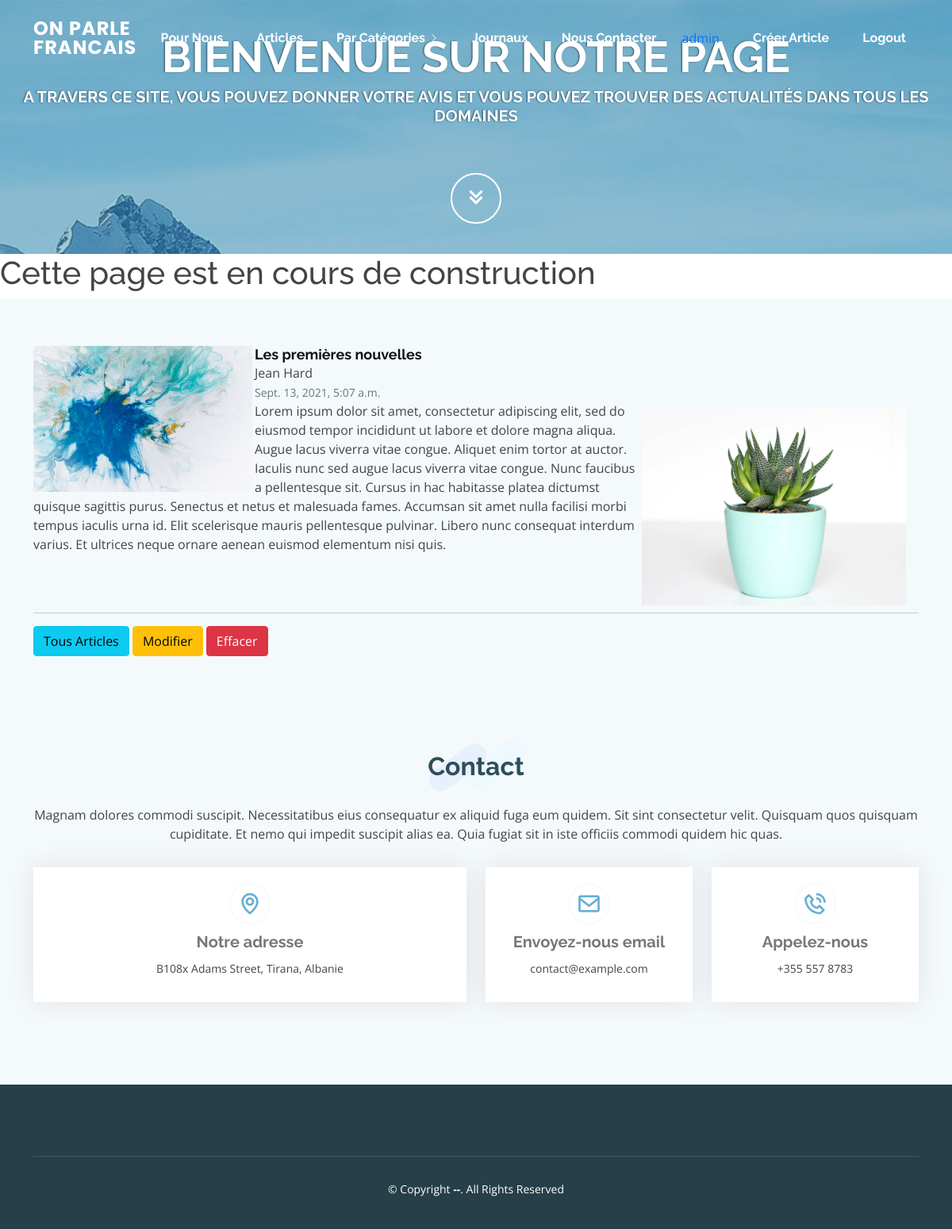
Page /single/art-1 (signed in) on the committed database.
### articles/models.py (models this page shows, shortened)
class Article(models.Model):
    HEALTH = 'HL'
    ACTUALITY = 'ACT'
    SPORT = 'SP'
    POLITICS = 'POL'
    BUSINESS = 'BNS'
    ENTERTAINMENT = 'ENTM'
    HISTORY = 'HS'
    LITERATURE = 'LTR'
    CATEGORY_ARTICLE_CHOICES = [
        (HEALTH, 'Health'),
        (ACTUALITY, 'Actuality'),
        (SPORT, 'Sport'),
        (POLITICS, 'Politics'),
        (ENTERTAINMENT, 'Entertainment'),
        (HISTORY, 'History'),
        (LITERATURE, 'Literature'),
    ]
    category = models.CharField(
        max_length=4,
        choices=CATEGORY_ARTICLE_CHOICES,
        default=ACTUALITY,
    )
    title = models.CharField(max_length=1024)
    authors = models.CharField(max_length=1024)
    content = models.TextField()
    authors_image = models.ImageField(upload_to='images/', max_length=100, null=True, blank=True)
    content_image = models.ImageField(upload_to='images/', max_length=100, null=True, blank=True)
    created_at = models.DateTimeField(auto_now_add=True)
    slug = models.SlugField(max_length=1024, null=True, blank=True)
    class Meta:
        ordering = ('created_at',)
    @property
    def authors_image_url(self):
        if self.authors_image and hasattr(self.authors_image, 'url'):
            return self.authors_image.url
        else:
            return "/static/img/authors_default_image.jpg"
    @property
    def content_image_url(self):
        if self.content_image and hasattr(self.content_image, 'url'):
            return self.content_image.url
        else:
            return "/static/img/content_default_image.jpg"

### articles/views.py (the view)
# urls.py: path('single/<slug:slug>', views.ArticleDetailView.as_view(), name='single_article'),
class ArticleDetailView(DetailView):
    template_name = "articles/single_article.html"
    queryset = Article.objects.all()
    context_object_name = "item"

### articles/templates/articles/single_article.html
{% extends 'articles/base.html' %} {% load static %} {% block content %}
<section id="testimonials" class="testimonials section-bg">
  <div class="container">
    <div class="row">
      <div class="col-lg-12" data-aos="fade-up" data-aos-delay="100">
        <div class="testimonial-item">
          <img
            src="{{ item.authors_image_url }}"
            class="testimonial-img"
            alt=""
          />
          <img
            src="{{ item.content_image_url }}"
            class="testimonial-content-img"
            alt="content-img"
          />
          <h3>{{ item.title }}</h3>
          {{ item.authors }}
          <br />
          <small class="text-muted">{{item.created_at}}</small>
          <br />
          {{ item.content }}
        </div>
        <hr />
        {% if request.user.is_authenticated and request.user.is_staff %}
        <div>
          <a
          href="{% url 'articles:index' %}"
          type="button"
          class="button btn btn-info"
          >Tous Articles</a
          >
          <a
            href="{% url 'articles:update_article' item.slug %}"
            type="button"
            class="button btn btn-warning"
            >Modifier</a
          >
          <a
            href="{% url 'articles:delete_article' item.slug %}"
            type="button"
            class="btn btn-danger"
          >
            Effacer
          </a>
        {% endif %}
      </div>
    </div>
  </div>
</section>
{% endblock content %}

### articles/templates/articles/header.html (shortened to what this page needs)
<header id="header" class="fixed-top header-transparent">
  <div class="container d-flex align-items-center justify-content-between">
    <div class="logo">
      <h1 class="text-light">
        <a href="{% url 'articles:index' %}"><span>On parle francais</span></a>
      </h1>
    </div>
    <nav id="navbar" class="navbar">
      <ul>
        <li>
          <a class="nav-link scrollto" href="{% url 'articles:about_us' %}"
            >Pour Nous</a
          >
        </li>
        <li>
          <a class="nav-link scrollto" href="{% url 'articles:index' %}"
            >Articles</a
          >
        </li>
        <li class="dropdown">
          <a href="#"
            ><span>Par Catégories</span> <i class="bi bi-chevron-right"></i
          ></a>
        </li>
        <li>
          <a class="nav-link scrollto" href="{% url 'articles:newsapi' %}"
            >Journaux</a
          >
        </li>
        <li><a class="nav-link scrollto" href="#contact">Nous Contacter</a></li>
         {% if request.user.is_authenticated %}
        <li class="nav-link scrollto">{{ request.user.username }}</li>
        <li>
          <a
            class="nav-link scrollto"
            href=" {% url 'articles:create_article' %} "
            >Créer Article</a
          >
        </li>
        <li>
          <a class="nav-link scrollto" href=" {% url 'articles:logout' %} "
            >Logout</a
          >
        </li>
        {% else %}
        <li>
          <a class="nav-link scrollto" href=" {% url 'articles:login' %} "
            >Login</a
          >
        </li>
        {% endif %}
      </ul>
    </nav>
  </div>
</header>
<section id="hero">
  <div class="hero-container" data-aos="fade-up">
    <h1>Bienvenue sur notre page</h1>
    <h2>
      A travers ce site, vous pouvez donner votre avis et vous pouvez trouver
      des actualités dans tous les domaines
    </h2>
    <a href="{% url 'articles:index' %}" class="btn-get-started scrollto"
      ><i class="bx bx-chevrons-down"></i
    ></a>
  </div>
</section>

### static/css/style.css (style rules this page uses)
body { font-family: "Open Sans", sans-serif; color: #444444; }
a { text-decoration: none; color: #67b0d1; }
h1, h2, h3, h4, h5, h6 { font-family: "Raleway", sans-serif; }
#header { transition: all 0.5s; z-index: 997; transition: all 0.5s; padding: 24px 0; background: rgba(103, 176, 209, 0.8); }
#header.header-transparent { background: transparent; }
#header .logo h1 { font-size: 24px; margin: 0; line-height: 1; font-weight: 700; letter-spacing: 1px; font-family: "Poppins", sans-serif; text-transform: uppercase; }
#header .logo h1 a, #header .logo h1 a:hover { color: #fff; text-decoration: none; }
.navbar { padding: 0; }
.navbar ul { margin: 0; padding: 0; display: flex; list-style: none; align-items: center; }
.navbar li { position: relative; }
.navbar a, .navbar a:focus { display: flex; align-items: center; justify-content: space-between; padding: 8px 16px; margin-left: 10px; font-family: "Raleway", sans-serif; font-size: 16px; font-weight: 700; color: #fff; white-space: nowrap; transition: 0.3s; }
.navbar a i, .navbar a:focus i { font-size: 12px; line-height: 0; margin-left: 5px; }
#hero { width: 100%; height: 40vh; background: linear-gradient(rgba(55, 142, 181, 0.5), rgba(55, 142, 181, 0.2)), url("/static/img/hero-bg.jpg") top center; background-size: cover; position: relative; margin-bottom: -90px; }
#hero .hero-container { position: absolute; bottom: 0; top: 0; left: 0; right: 0; display: flex; justify-content: center; align-items: center; flex-direction: column; text-align: center; }
#hero h1 { margin: 10px 0 10px 0; padding-top: 5px; font-size: 55px; font-weight: 700; line-height: 56px; text-transform: uppercase; color: #fff; text-shadow: -1px 0 2px #2f4d5a; }
#hero h2 { color: #fff; margin-bottom: 50px; font-size: 20px; text-transform: uppercase; font-weight: 700; text-shadow: -1px 0 2px #2f4d5a; }
#hero .btn-get-started { font-size: 36px; display: inline-block; padding: 4px 0; border-radius: 50px; transition: 0.3s ease-in-out; margin: 10px; width: 64px; height: 64px; text-align: center; border: 2px solid #fff; color: #fff; }
@media (min-width: 1024px) { #hero { background-attachment: fixed; } }
section { padding: 60px 0; overflow: hidden; }
.section-bg { background-color: #f4f9fc; }
.testimonials .testimonial-item { box-sizing: content-box; text-align:left; min-height: 320px; }
.testimonials .testimonial-item .testimonial-img { width: 25%; border-radius: 0; float: left; margin: 15px, 5px 0px, 0px; padding-right: 3px; }
.testimonials .testimonial-item .testimonial-content-img { width: 30%; border-radius: 0; float: right; margin: 75px 15px 0px 0px; padding: 2px 1px 0px 1px ; }
.testimonials .testimonial-item h3 { font-size: 18px; font-weight: bold; margin: 0 0 0; color: #111; }

### rows in the picture
Article: authors_image_url (picture), content_image_url (picture), title "Les premières nouvelles", authors "Jean Hard", created_at "Sept. 13, 2021, 5:07 a.m.", content "Lorem ipsum dolor sit amet, consectetur adipiscing elit, sed do eiusmod tempor incididunt ut labore et dolore magna aliqua. Augue lacus viverra vitae congue. Aliquet enim tortor at auctor. Iaculis nunc sed augue lacus viverra vitae congue. Nunc faucibus a pellentesque sit. Cursus in hac habitasse platea dictumst quisque sagittis purus. Senectus et netus et malesuada fames. Accumsan sit amet nulla facilisi morbi tempus iaculis urna id. Elit scelerisque mauris pellentesque pulvinar. Libero nunc consequat interdum varius. Et ultrices neque ornare aenean euismod elementum nisi quis."

### other values in the picture
{{ request.user.username }} "admin"
